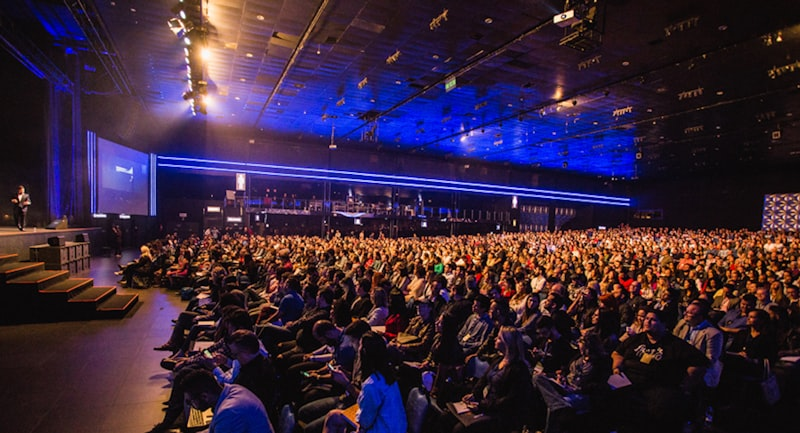
#> input picture assets/images/ativacao.jpg, 800 x 433 px; its folder holds only this picture in this run
$ python -i enhance_images.py   (imports and definitions only)
#> lines starting #> are read from the running program, lines starting #| are printed output that depends on the picture
#> further down, picture is the input picture: PIL image 800x433 RGB; mean R, G, B 56.5, 37.7, 58.3
from pathlib import Path
from PIL import Image, ImageEnhance, ImageOps


def enhance_image(im: Image.Image) -> Image.Image:
    # Ensure RGB
    im = im.convert("RGB")
    # Automatic contrast (removes extreme pixels)
    im = ImageOps.autocontrast(im, cutoff=1)
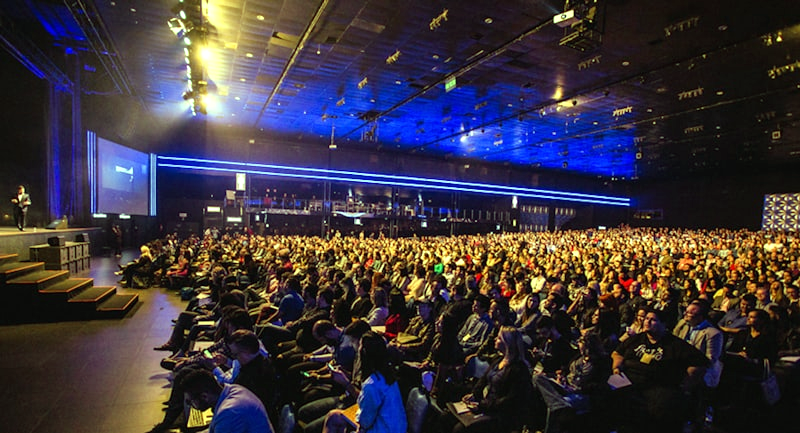
#> im: PIL image 800x433 RGB; mean R, G, B 60, 52.7, 61.1
    # Gentle color boost
    im = ImageEnhance.Color(im).enhance(1.15)
    # Slight contrast and brightness increase
    im = ImageEnhance.Contrast(im).enhance(1.08)
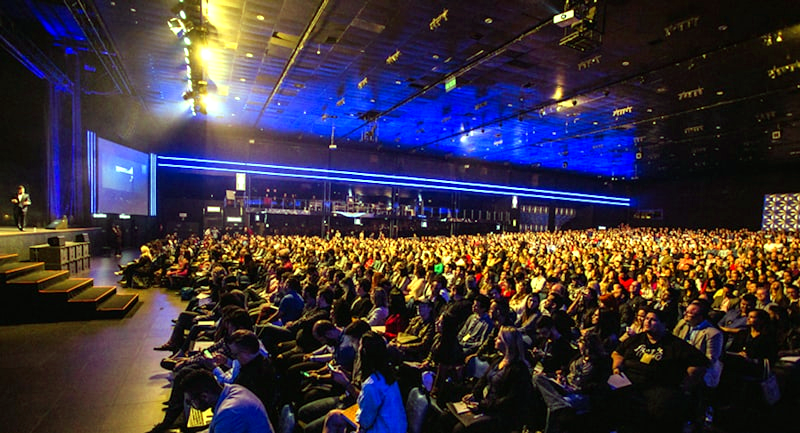
#> im: PIL image 800x433 RGB; mean R, G, B 60.2, 50.9, 60.9
    im = ImageEnhance.Brightness(im).enhance(1.03)
    # Light sharpening
    im = ImageEnhance.Sharpness(im).enhance(1.25)
    return im


def process_folder(input_dir: Path, output_dir: Path):
    output_dir.mkdir(parents=True, exist_ok=True)
    supported = (".jpg", ".jpeg", ".png", ".webp", ".tif", ".tiff")
    files = [p for p in input_dir.iterdir() if p.suffix.lower() in supported]
    if not files:
        print(f"Nenhuma imagem encontrada em {input_dir.resolve()}")
        return

    for p in files:
        try:
            with Image.open(p) as im:
                enhanced = enhance_image(im)
                out_name = p.stem + "_enhanced" + ".jpg"
                out_path = output_dir / out_name
                enhanced.save(out_path, format="JPEG", quality=90)
                print(f"Salvo: {out_path}")
        except Exception as e:
            print(f"Erro processando {p.name}: {e}")


# [8 lines not run here, left out]

>>> from PIL import Image
>>> picture = Image.open('../assets/images/ativacao.jpg')
>>> result = enhance_image(picture)

$ run again, on assets/images/equipa.jpg
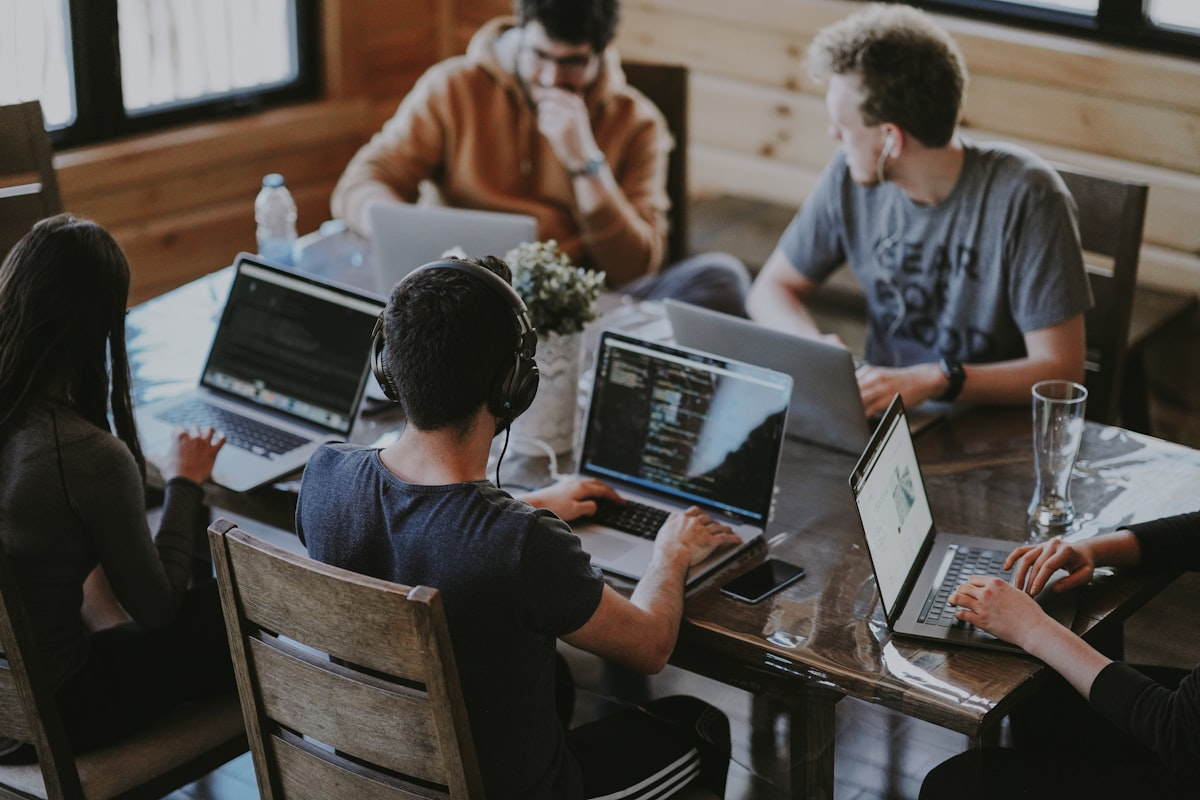
#> input picture assets/images/equipa.jpg, 1200 x 800 px
#> picture is the input picture: PIL image 1200x800 RGB; mean R, G, B 81.3, 75.5, 70.7
#> in enhance_image, `im = ImageOps.autocontrast(im, cutoff=1)`:
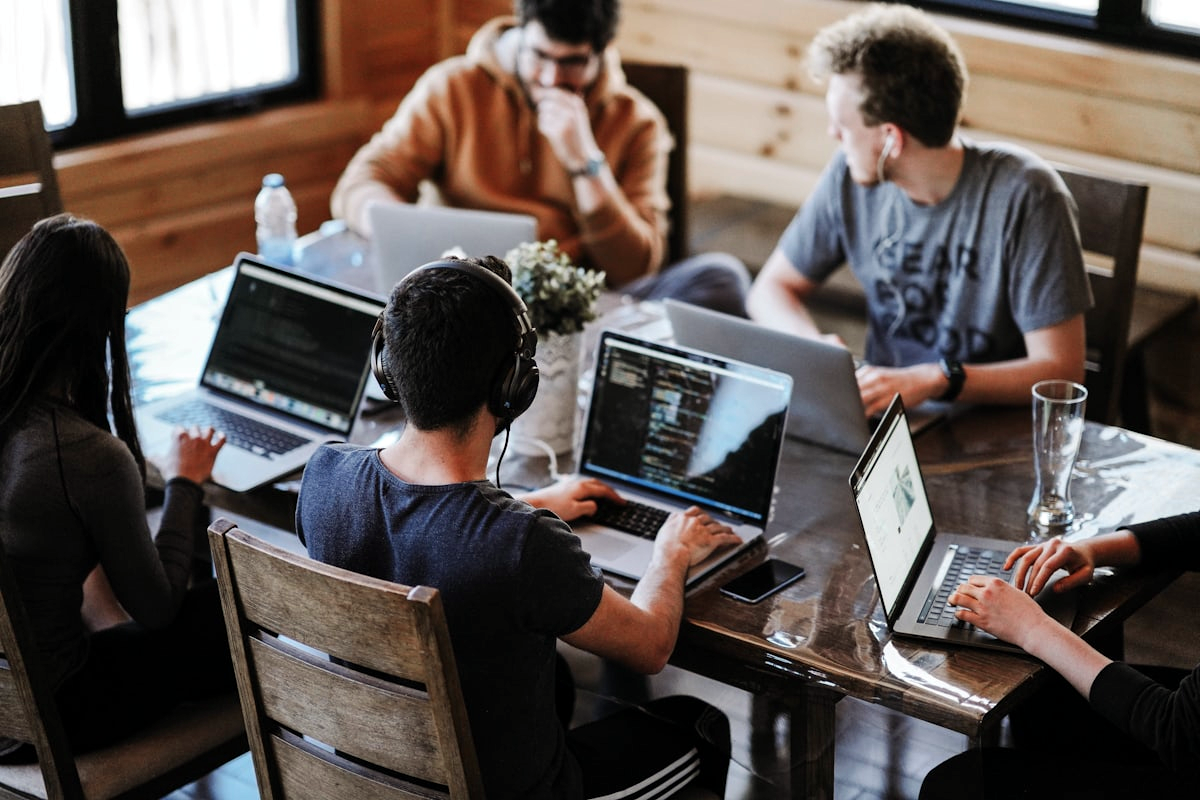
#> im: PIL image 1200x800 RGB; mean R, G, B 93.8, 84.3, 80.7
